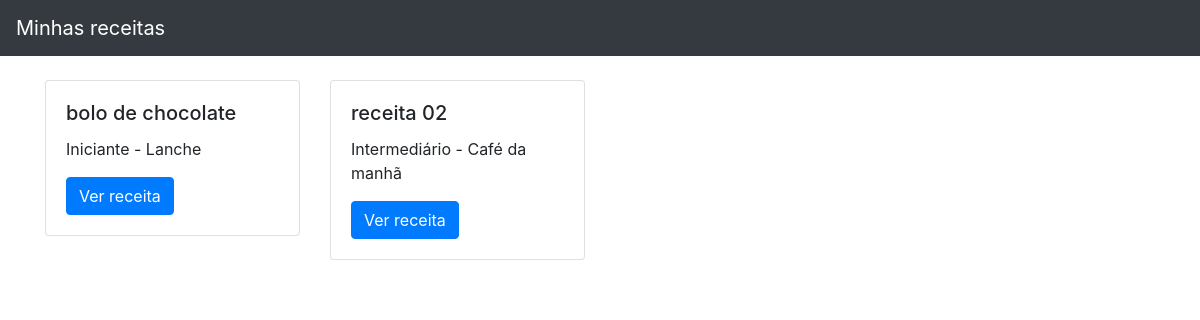
Before: / with the older database file.
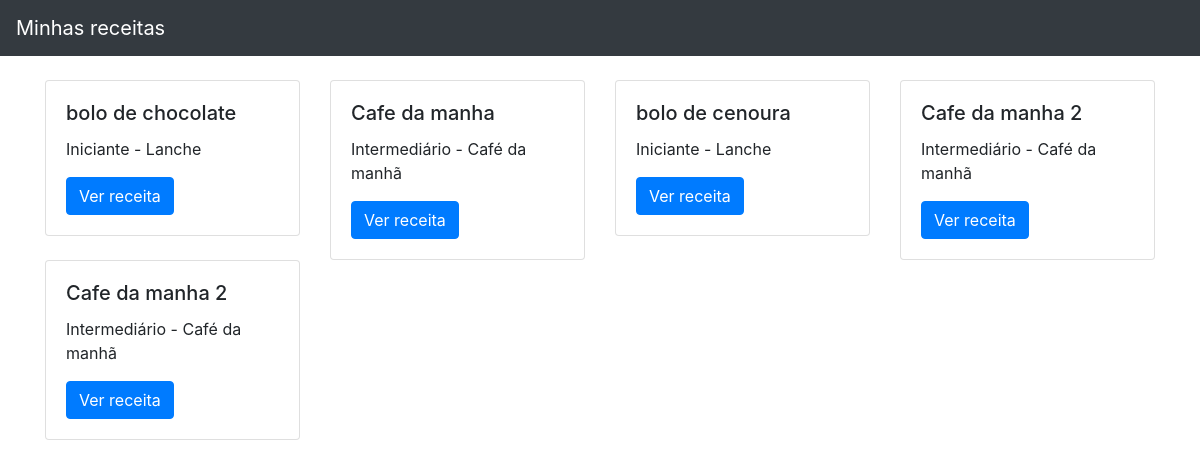
After: the same page with the newer database file.
### receita/models.py (models this page shows)
class Receita(models.Model):
    BREAKFAST = "breakfast"
    LUNCH = "lunch"
    SUPPER = "supper"
    SNACK = "snack"
    MEAL_TYPE_CHOICES = (
        (BREAKFAST, "Café da manhã"),
        (LUNCH, "Almoço"),
        (SUPPER, "Jantar"),
        (SNACK, "Lanche"),
    )
    BEGINNER = "beginner"
    INTERMEDIATE = "intermediate"
    ADVANCED = "advanced"
    DIFFICULTY_LEVEL_CHOICES = (
        (BEGINNER, "Iniciante"),
        (INTERMEDIATE, "Intermediário"),
        (ADVANCED, "Avançado"),
    )
    titulo = models.CharField("Titulo", max_length=100)
    tipo_refeicao = models.CharField("Tipo de Refeição", max_length=15, choices=MEAL_TYPE_CHOICES)
    nivel_dificuldade = models.CharField("Nível de dificuldade", max_length=15, choices=DIFFICULTY_LEVEL_CHOICES)
    numero_pessoa = models.IntegerField("Numero de pessoas que serve")
    estapas_preparacao = models.TextField("Etapas de preparo")

### receita/views.py (the view)
# urls.py: path('', list_receitas, name="list"),
def list_receitas(request):
    receitas = Receita.objects.all()
    return render(request, "receita/list.html", {'receitas': receitas})

### receita/templates/receita/list.html
{% extends 'base.html' %}
{% block content %}
    <div class="row">
        {% for receita in receitas %}
            <div class="col-3">
                <div class="card">
                    <div class="card-body">
                        <h5 class="card-title">{{ receita.titulo }}</h5>
                        <p class="card-text">{{ receita.get_nivel_dificuldade_display }} - {{ receita.get_tipo_refeicao_display }}</p>
                        <a href="{% url 'receitas:detalhes' receita.id %}" class="btn btn-primary">Ver receita</a>
                    </div>
                </div>
            </div>
        {% endfor %}
    </div>
{% endblock %}

### templates/base.html (shortened to what this page needs)
{% load static %}
<!DOCTYPE html>
<html lang="en">
<head>
    <link rel="stylesheet" href="{% static 'css/bootstrap.min.css' %}">
    <link rel="stylesheet" href="{% static 'css/style.css' %}">
</head>
<body>
<nav class="navbar navbar-expand-md navbar-dark bg-dark fixed-top">
    <a class="navbar-brand" href="{% url 'receitas:list' %}">Minhas receitas</a>
</nav>
<main role="main" class="container">
    {% block content %}{% endblock %}
</main>
</body>
</html>

### static/css/style.css (style rules this page uses)
body { padding-top: 5rem; }

Changed rows visible on the page:
changed Receita: titulo "receita 02" → "Cafe da manha"
added Receita: titulo "bolo de cenoura", nivel_dificuldade "Iniciante", tipo_refeicao "Lanche"
added Receita: titulo "Cafe da manha 2", nivel_dificuldade "Intermediário", tipo_refeicao "Café da manhã"
added Receita: titulo "Cafe da manha 2", nivel_dificuldade "Intermediário", tipo_refeicao "Café da manhã"
